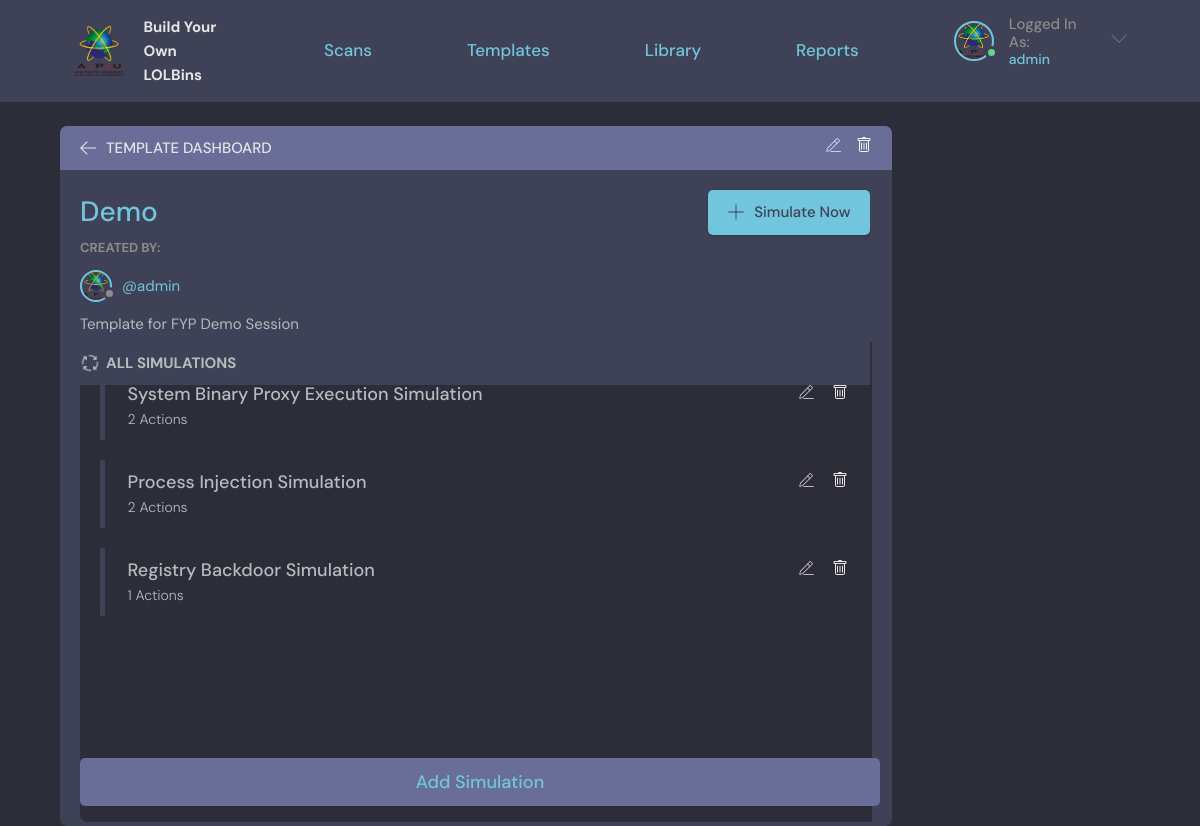
The page /view-template/27/ (signed in) on the database its author committed.
### base/models.py (models this page shows, shortened)
class Template(models.Model):
    user = models.ForeignKey(User, on_delete=SET_NULL, null=True, verbose_name = u'Owner')
    name = models.CharField(max_length=200, default="New Template")
    description = models.TextField(max_length=100, null=True, blank=True)
    updated = models.DateTimeField(auto_now=True)
    created = models.DateTimeField(auto_now_add=True)
    public = models.BooleanField(default=False)
    Scan = models.ForeignKey(Scan, on_delete=SET_NULL, null=True)
    class Meta:
        verbose_name = 'Template'

class Simulation(models.Model):
    name = models.CharField(max_length=200, default="New Simulation")
    UserVariant = models.ManyToManyField(UserVariant, blank=True)
    Scan = models.ForeignKey(Scan, on_delete=CASCADE, null=True, blank=True)
    Template = models.ForeignKey(Template, on_delete=CASCADE, null=True, blank=True)
    class Meta:
        verbose_name = 'Simulation'

### base/views.py (the view, shortened to what this page needs)
# urls.py: path('view-template/<str:pk>/', views.viewTemplate, name="view-template"),
@login_required(login_url='login')
def viewTemplate(request, pk):
    currentTemplate = Template.objects.get(id=pk)
    simulations = Simulation.objects.all()
    variants = Variant.objects.all()
    variant_count = variants.count()
    if currentTemplate.public == False and request.user != currentTemplate.user:
        return redirect('forbidden')
    context = {'template': currentTemplate, 'simulations': simulations, 'variants': variants, 'variant_count': variant_count}
    return render(request, 'base/viewTemplate.html', context)

### base/templates/base/viewTemplate.html (shortened to what this page needs)
{% extends 'main.html' %}
{% block content %}
{% load static %}
<main class="profile-page layout layout">
  <div class="container">
    <div class="room">
      <div class="room__top">
        <div class="room__topLeft">
          <a href="{% url 'template' %}">
            <svg version="1.1" xmlns="http://www.w3.org/2000/svg" width="32" height="32" viewBox="0 0 32 32">
              <title>arrow-left</title>
              <path
                d="M13.723 2.286l-13.723 13.714 13.719 13.714 1.616-1.611-10.96-10.96h27.625v-2.286h-27.625l10.965-10.965-1.616-1.607z"
              ></path>
            </svg>
          </a>
          <h3>Template Dashboard</h3>
        </div>
        <div class="room__topRight">
          {% if request.user == template.user or request.user.is_superuser %}
            <a href="{% url 'update-template' template.id %}">
            </a>
            <a href="{% url 'delete-template' template.id %}">
            </a>
          {% endif %}
        </div>
      </div>
      <div class="room__box">
        <div class="room__header scroll">
          <div class="room__info">
            <h3>{{template.name}}</h3>
            <a class="btn btn--main" href="{% url 'simulate-template' template.id %}">
                <svg version="1.1" xmlns="http://www.w3.org/2000/svg" width="32" height="32" viewBox="0 0 32 32">
                  <title>add</title>
                  <path
                    d="M16.943 0.943h-1.885v14.115h-14.115v1.885h14.115v14.115h1.885v-14.115h14.115v-1.885h-14.115v-14.115z"
                  ></path>
                </svg>
                Simulate Now
            </a>
          </div>
          <div class="room__hosted">
            <p>Created by:</p>
            <a href="{% url 'user-profile' template.user.id %}" class="room__author">
                <div class="avatar avatar--small">
                  <img src="{% static 'images/APU.png' %}" />
                </div>
                <span>@{{template.user.username}}</span>
            </a>
          </div>
          <div class="room__details">
            {{template.description}}
          </div>
          <div class="room__footer">
            <span>
              <img src="{% static 'images/simulation.png' %}" style="margin-right: 0.6rem; margin-top: 0.2rem;"/>
              <h3>ALL SIMULATIONS</h3>
            </span>
          </div>
        </div>
        <div class="room__conversation2 scroll">
          <div class="threads scroll">
            <div class="accordion accordion-flush" id="accordionFlushExample">
              {% for simulation in simulations %}
                {% if simulation.Template.id == template.id %}
                    <div class="accordion-item">
                      <h2 class="accordion-header" id="flush-heading{{simulation.id}}">
                          <button class="accordion-button collapsed" type="button" data-bs-toggle="collapse" data-bs-target="#flush-collapse{{simulation.id}}" aria-expanded="false" aria-controls="flush-collapse{{simulation.id}}">
                              <div class="accordion-firstrow">
                                <h4>{{simulation.name}}</h4>
                                {% if request.user == template.user or request.user.is_superuser %}
                                  <div class="room__topRight">
                                    <a href="{% url 'update-simulation' simulation.id %}">
                                    </a>
                                    <a href="{% url 'delete-template-simulation' simulation.id %}">
                                    </a>
                                  </div>
                                {% endif %}
                              </div>
                              <span>{{ simulation.UserVariant.all|length }} Actions</span>
                          </button>
                      </h2>
                    </div>
                {% endif %}
              {% endfor %}
            </div>
            <br>
          </div>
        </div>
      </div>
      {% if scan.status != "RUNNING" %}
        <div class="room__message">
          <div class="roomListRoom__add">
            <form method="POST" action="">
              <input type="submit" class="btnLogo" value="Add Simulation">
            </form>
          </div>
        </div>
      {% endif %}
    </div>
  </div>
</main>
{% endblock content %}

### templates/navigationBar.html (shortened to what this page needs)
{% load static %}
<header class="header header--loggedIn">
  <div class="container">
    <a href="{% url 'home' %}" class="header__logo">
      <img src="{% static 'images/APU.png' %}" style="width:50px;height:50px;"/>
      <h1>
        Build Your<br>
        Own LOLBins
      </h1>
    </a>
    <a href="{% url 'home' %}" class="header__text">
      <h2>Scans</h2>
    </a>
    <a href="{% url 'template' %}" class="header__text">
      <h2>Templates</h2>
    </a>
    <a href="{% url 'library' %}" class="header__text">
      <h2>Library</h2>
    </a>
    <a href="{% url 'report' %}" class="header__text">
      <h2>Reports</h2>
    </a>
    <nav class="header__menu">
      {% if request.user.is_authenticated %}
          <div class="header__user">
            <a href="{% url 'user-profile' request.user.id%}">
                <div class="avatar avatar--medium active">
                <img src="{% static 'images/APU.png' %}" />
                </div>
                <p>Logged In As:<span>{{request.user}}</span></p>
            </a>
            <button class="dropdown-button">
                <svg version="1.1" xmlns="http://www.w3.org/2000/svg" width="32" height="32" viewBox="0 0 32 32">
                <title>chevron-down</title>
                <path d="M16 21l-13-13h-3l16 16 16-16h-3l-13 13z"></path>
                </svg>
            </button>
          </div>
      {% else %}
          <a href="{% url 'login' %}">
              <img src="{% static 'images/avatar.svg' %}" />
              <p>Login</p>
          </a>
      {% endif %}
    </nav>
  </div>
</header>

### rows shown on the page
Template: name "Demo", user.username "admin", description "Template for FYP Demo Session"
Simulation: name "System Binary Proxy Execution Simulation", UserVariant.all|length "2"
Simulation: name "Process Injection Simulation", UserVariant.all|length "2"
Simulation: name "Registry Backdoor Simulation", UserVariant.all|length "1"

### other values the page prints
{{ request.user }} "admin"
